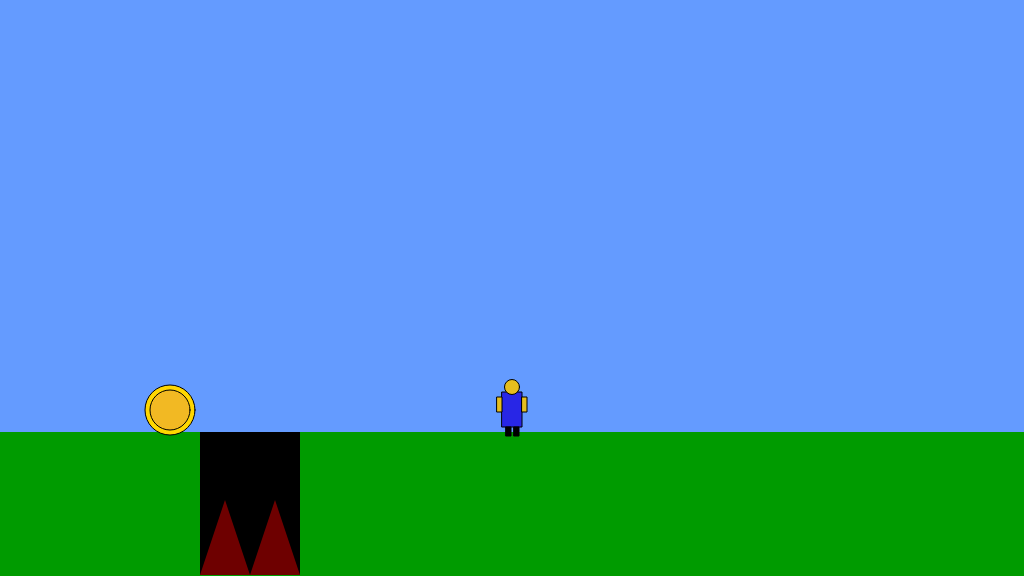
Frame 1 (no input)
Frame 60 (no input): identical to frame 1, image omitted
Frame 120 (the mouse pressed at the canvas centre since frame 60): identical to frame 1, image omitted

The p5.js sketch that drew this single still picture (run headless with seeded random() and noise() and a simulated clock; from frame 60 on, the mouse is pressed at the canvas centre):

// p5.js sketch
// ── sketch.js
/*

The Game Project

Week 3

Game interaction

*/


var gameChar_x;
var gameChar_y;
var floorPos_y;
var isLeft;
var isRight;
var isFalling;
var isPlummeting;


var collectable;
var isFound;


function setup()
{
	createCanvas(1024, 576);
	floorPos_y = height * 3/4;
	gameChar_x = width/2;
	gameChar_y = floorPos_y;
	//2. Create Variables for Interaction
	isLeft = false;
	isRight = false;
	isFalling = false;
	isPlummeting = false;
	
	//Collectable object
	collectable = {x_pos: 70, y_pos: 100, size: 50, isFound: false};
	
	//Canyon object
	canyon = {x_pos: 200, width: 100};
}

function draw()
{

	///////////DRAWING CODE//////////

	background(100,155,255); //fill the sky blue


	noStroke();
	fill(0,155,0);
	rect(0, floorPos_y, width, height - floorPos_y); //draw some green ground

	//draw the canyon 
//	Falling down the canyon [2 marks]
//
//   Write a conditional statement within `draw` to detect when the character is over the canyon. HINT: use gameChar_x and the > and < operators.
//   When the condition is met set `isPlummeting` to `true`.
//   Write another conditional statement within `draw` which detects when `isPlummeting` is `true`.
//   When this condition is met increment `gameChar_y` so that the game character falls quickly.
//   Test that your character falls down the canyon when they pass over it.
	
	fill(0,0,0);
    rect(canyon.x_pos, 432, canyon.width, 143);
    fill(110, 0, 0);
    triangle(canyon.x_pos, 575, canyon.x_pos +25, 500, canyon.x_pos +50, 575);
    triangle(canyon.x_pos + 50, 575, canyon.x_pos +75, 500, canyon.x_pos +100, 575);
	
	if(gameChar_x >= canyon.x_pos && gameChar_x < canyon.x_pos + 100 && gameChar_y >= 432)
		{
			isPlummeting = true;
		}
	if(isPlummeting)
		{
			gameChar_y += 5
		}

	
	
	//draw the collectable item
	if(dist(gameChar_x, gameChar_y, collectable.x_pos + 100, collectable.y_pos + 310) < 40)
		{
			collectable.isFound = true; 
		}
	if(collectable.isFound == false)
		{
			fill(255, 215, 0);
			stroke(0);
			ellipse(collectable.x_pos + 100, collectable.y_pos + 310, collectable.size);
			fill(242, 185, 35);
			ellipse(collectable.x_pos + 100, collectable.y_pos +310, collectable.size - 10);

		}
	

	//5. The Game Character
	
	if(isLeft && isFalling)
	{
		// add your jumping-left code
		fill(40, 38, 230);
		stroke(0);
		rect(gameChar_x - 7.5, gameChar_y - 40, 15, 35);

		fill(230, 190, 30);
		ellipse(gameChar_x, gameChar_y - 45, 15, 15);
		rect(gameChar_x + 2, gameChar_y - 32, 12, 5);

		fill(0);
		rect(gameChar_x,gameChar_y -5, 5, 9);

	}
	else if(isRight && isFalling)
	{
		// add your jumping-right code
		fill(40, 38, 230);
		stroke(0);
		rect(gameChar_x - 7.5, gameChar_y - 40, 15, 35);

		fill(230, 190, 30);
		ellipse(gameChar_x, gameChar_y - 45, 15, 15);
		rect(gameChar_x - 12, gameChar_y - 32, 12, 5);

		fill(0);
		rect(gameChar_x - 4,gameChar_y -5, 5, 9);

	}
	else if(isLeft)
	{
		// add your walking left code
		fill(40, 38, 230);
		stroke(0);
		rect(gameChar_x - 7.5, gameChar_y - 40, 15, 35);

		fill(230, 190, 30);
		ellipse(gameChar_x, gameChar_y - 45, 15, 15);
		rect(gameChar_x + 2, gameChar_y - 32, 5, 15);

		fill(0);
		rect(gameChar_x,gameChar_y -5, 5, 9);

	}
	else if(isRight)
	{
		// add your walking right code
		fill(40, 38, 230);
		stroke(0);
		rect(gameChar_x - 7.5, gameChar_y - 40, 15, 35);

		fill(230, 190, 30);
		ellipse(gameChar_x, gameChar_y - 45, 15, 15);
		rect(gameChar_x - 7, gameChar_y - 32, 5, 15);

		fill(0);
		rect(gameChar_x - 4,gameChar_y -5, 5, 9);

	}
	else if(isFalling || isPlummeting)
	{
		// add your jumping facing forwards code
		fill(40, 38, 230);
		stroke(0);
		rect(gameChar_x - 10, gameChar_y - 40, 20, 35);

		fill(230, 190, 30);
		ellipse(gameChar_x, gameChar_y - 45, 15, 15);
		rect(gameChar_x + 10, gameChar_y - 35, 15, 5);
		rect(gameChar_x - 24, gameChar_y - 35, 15, 5);

		fill(0);
		rect(gameChar_x - 8,gameChar_y -5, 5, 9);
		rect(gameChar_x + 4,gameChar_y -5, 5, 9);

	}
	else
	{
		// add your standing front facing code
		fill(40, 38, 230);
		stroke(0);
		rect(gameChar_x - 10, gameChar_y - 40, 20, 35);

		fill(230, 190, 30);
		ellipse(gameChar_x, gameChar_y - 45, 15, 15);
		rect(gameChar_x + 10, gameChar_y - 35, 5, 15);
		rect(gameChar_x - 15, gameChar_y - 35, 5, 15);

		fill(0);
		rect(gameChar_x - 6,gameChar_y -5, 5, 9);
		rect(gameChar_x + 2,gameChar_y -5, 5, 9);

	}

	///////////INTERACTION CODE//////////
	//Put conditional statements to move the game character below here
	
	//6. Make the game character move left and right
	if(isLeft)
		{
			gameChar_x -= 2.5;
		}
	if(isRight)
		{
			gameChar_x += 2.5;
		}
	
	//8. Gravity
	if(gameChar_y < floorPos_y)
		{
			gameChar_y += 2
			isFalling = true;
		}
	else
		{
			isFalling = false;
		}
	
}


function keyPressed()
{
	// if statements to control the animation of the character when
	// keys are pressed.

	//open up the console to see how these work
	console.log("keyPressed: " + key);
	console.log("keyPressed: " + keyCode);
	
	//3. Implement Left and Right for keyPress
	if(keyCode == 37)
		{
			console.log("left-arrow")
			isLeft = true;
		}
	else if(keyCode == 39)
		{
			console.log("right-arrow")
			isRight = true;
		}
	//7. Making the Game Character Jump
	else if(keyCode == 32 && gameChar_y == floorPos_y)
		{
			console.log("space-bar")
			gameChar_y -= 100
			
		}
	
}

function keyReleased()
{
	// if statements to control the animation of the character when
	// keys are released.

	console.log("keyReleased: " + key);
	console.log("keyReleased: " + keyCode);
	
	//4. Implement Left and Right for keyReleased
	if(keyCode == 37)
		{
			console.log("left-arrow")
			isLeft = false;
		}
	else if(keyCode == 39)
		{
			console.log("right-arrow")
			isRight = false;
		}
	
	
}
